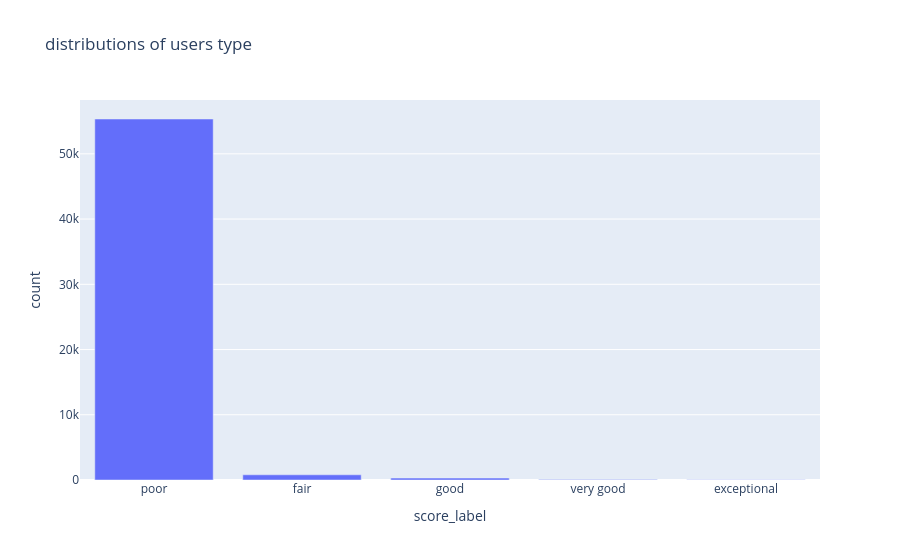

Notebook cell for this chart:
### Code cell
fig = go.Figure(data=[go.Bar(x=label_df['score_label'], y=label_df['count'])])

# Customize layout
fig.update_layout(title='distributions of users type',
                  xaxis=dict(title='score_label'),
                  yaxis=dict(title='count'))

# Show plot
fig.show()

### Figure 1 — Plotly figure (JSON) as saved in the notebook; plotly's stock layout.template omitted (floating-point values rounded to 4 significant figures)
{"data": [{"type": "bar", "x": ["poor", "fair", "good", "very good", "exceptional"], "y": [55341, 795, 289, 91, 33]}], "layout": {"title": {"text": "distributions of users type"}, "xaxis": {"title": {"text": "score_label"}}, "yaxis": {"title": {"text": "count"}}}}
